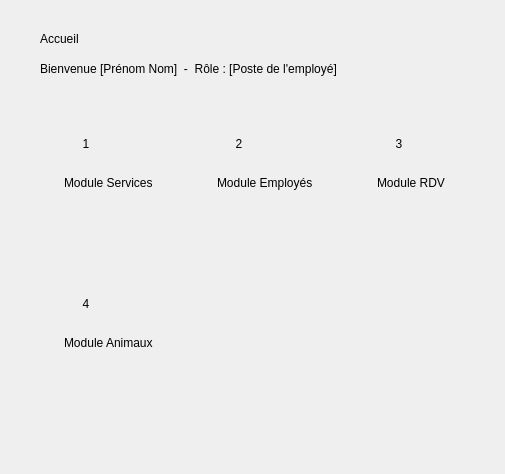
             <widget class="QWidget" name="widgetContenuAccueil">
              <layout class="QVBoxLayout" name="verticalLayoutContenu">
               <property name="spacing">
                <number>16</number>
               </property>
               <property name="leftMargin">
                <number>40</number>
               </property>
               <property name="topMargin">
                <number>32</number>
               </property>
               <property name="rightMargin">
                <number>40</number>
               </property>
               <property name="bottomMargin">
                <number>32</number>
               </property>
               <item>
                <widget class="QLabel" name="labelAccueil">
                 <property name="text">
                  <string>Accueil</string>
                 </property>
                </widget>
               </item>
               <item>
                <widget class="QLabel" name="labelBienvenue">
                 <property name="text">
                  <string>Bienvenue [Prénom Nom]  -  Rôle : [Poste de l'employé]</string>
                 </property>
                </widget>
               </item>
               <item>
                <spacer name="spacerApresBienvenue">
                 <property name="orientation">
                  <enum>Qt::Orientation::Vertical</enum>
                 </property>
                 <property name="sizeType">
                  <enum>QSizePolicy::Policy::Fixed</enum>
                 </property>
                 <property name="sizeHint" stdset="0">
                  <size>
                   <width>20</width>
                   <height>10</height>
                  </size>
                 </property>
                </spacer>
               </item>
               <item>
                <layout class="QGridLayout" name="gridLayoutModules">
                 <property name="horizontalSpacing">
                  <number>20</number>
                 </property>
                 <property name="verticalSpacing">
                  <number>20</number>
                 </property>
                 <item row="0" column="0">
                  <widget class="QFrame" name="cardService">
                   <property name="minimumSize">
                    <size>
                     <width>0</width>
                     <height>140</height>
                    </size>
                   </property>
                   <layout class="QHBoxLayout" name="horizontalLayoutCardService">
                    <property name="spacing">
                     <number>0</number>
                    </property>
                    <property name="leftMargin">
                     <number>0</number>
                    </property>
                    <property name="topMargin">
                     <number>0</number>
                    </property>
                    <property name="rightMargin">
                     <number>0</number>
                    </property>
                    <property name="bottomMargin">
                     <number>0</number>
                    </property>
                    <item>
                     <widget class="QFrame" name="accentService">
                      <property name="minimumSize">
                       <size>
                        <width>4</width>
                        <height>0</height>
                       </size>
                      </property>
                      <property name="maximumSize">
                       <size>
                        <width>4</width>
                        <height>16777215</height>
                       </size>
                      </property>
                     </widget>
                    </item>
                    <item>
                     <layout class="QVBoxLayout" name="verticalLayoutCardServiceBody">
                      <property name="spacing">
                       <number>10</number>
                      </property>
                      <property name="leftMargin">
                       <number>20</number>
                      </property>
                      <property name="topMargin">
                       <number>20</number>
                      </property>
                      <property name="rightMargin">
                       <number>20</number>
                      </property>
                      <property name="bottomMargin">
                       <number>20</number>
                      </property>
                      <item>
                       <widget class="QLabel" name="badgeService">
                        <property name="minimumSize">
                         <size>
                          <width>44</width>
                          <height>44</height>
                         </size>
                        </property>
                        <property name="maximumSize">
                         <size>
                          <width>44</width>
                          <height>44</height>
                         </size>
                        </property>
                        <property name="text">
                         <string>1</string>
                        </property>
                        <property name="alignment">
                         <set>Qt::AlignmentFlag::AlignCenter</set>
                        </property>
                       </widget>
                      </item>
                      <item>
                       <widget class="QLabel" name="titleService">
                        <property name="text">
                         <string>Module Services</string>
                        </property>
                       </widget>
                      </item>
                      <item>
                       <spacer name="spacerCardService">
                        <property name="orientation">
                         <enum>Qt::Orientation::Vertical</enum>
                        </property>
                        <property name="sizeHint" stdset="0">
                         <size>
                          <width>20</width>
                          <height>10</height>
                         </size>
                        </property>
                       </spacer>
                      </item>
                     </layout>
                    </item>
                   </layout>
                  </widget>
                 </item>
                 <item row="0" column="1">
                  <widget class="QFrame" name="cardEmployes">
                   <property name="minimumSize">
                    <size>
                     <width>0</width>
                     <height>140</height>
                    </size>
                   </property>
                   <layout class="QHBoxLayout" name="horizontalLayoutCardEmployes">
                    <property name="spacing">
                     <number>0</number>
                    </property>
                    <property name="leftMargin">
                     <number>0</number>
                    </property>
                    <property name="topMargin">
                     <number>0</number>
                    </property>
                    <property name="rightMargin">
                     <number>0</number>
                    </property>
                    <property name="bottomMargin">
                     <number>0</number>
                    </property>
                    <item>
                     <widget class="QFrame" name="accentEmployes">
                      <property name="minimumSize">
                       <size>
                        <width>4</width>
                        <height>0</height>
                       </size>
                      </property>
                      <property name="maximumSize">
                       <size>
                        <width>4</width>
                        <height>16777215</height>
                       </size>
                      </property>
                     </widget>
                    </item>
                    <item>
                     <layout class="QVBoxLayout" name="verticalLayoutCardEmployesBody">
                      <property name="spacing">
                       <number>10</number>
                      </property>
                      <property name="leftMargin">
                       <number>20</number>
                      </property>
                      <property name="topMargin">
                       <number>20</number>
                      </property>
                      <property name="rightMargin">
                       <number>20</number>
                      </property>
                      <property name="bottomMargin">
                       <number>20</number>
                      </property>
                      <item>
                       <widget class="QLabel" name="badgeEmployes">
                        <property name="minimumSize">
                         <size>
                          <width>44</width>
                          <height>44</height>
                         </size>
                        </property>
                        <property name="maximumSize">
                         <size>
                          <width>44</width>
                          <height>44</height>
                         </size>
                        </property>
                        <property name="text">
                         <string>2</string>
                        </property>
                        <property name="alignment">
                         <set>Qt::AlignmentFlag::AlignCenter</set>
                        </property>
                       </widget>
                      </item>
                      <item>
                       <widget class="QLabel" name="titleEmployes">
                        <property name="text">
                         <string>Module Employés</string>
                        </property>
                       </widget>
                      </item>
                      <item>
                       <spacer name="spacerCardEmployes">
                        <property name="orientation">
                         <enum>Qt::Orientation::Vertical</enum>
                        </property>
                        <property name="sizeHint" stdset="0">
                         <size>
                          <width>20</width>
                          <height>10</height>
                         </size>
                        </property>
                       </spacer>
                      </item>
                     </layout>
                    </item>
                   </layout>
                  </widget>
                 </item>
                 <item row="0" column="2">
                  <widget class="QFrame" name="cardRDV">
                   <property name="minimumSize">
                    <size>
                     <width>0</width>
                     <height>140</height>
                    </size>
                   </property>
                   <layout class="QHBoxLayout" name="horizontalLayoutCardRDV">
                    <property name="spacing">
                     <number>0</number>
                    </property>
                    <property name="leftMargin">
                     <number>0</number>
                    </property>
                    <property name="topMargin">
                     <number>0</number>
                    </property>
                    <property name="rightMargin">
                     <number>0</number>
                    </property>
                    <property name="bottomMargin">
                     <number>0</number>
                    </property>
                    <item>
                     <widget class="QFrame" name="accentRDV">
                      <property name="minimumSize">
                       <size>
                        <width>4</width>
                        <height>0</height>
                       </size>
                      </property>
                      <property name="maximumSize">
                       <size>
                        <width>4</width>
                        <height>16777215</height>
                       </size>
                      </property>
                     </widget>
                    </item>
                    <item>
                     <layout class="QVBoxLayout" name="verticalLayoutCardRDVBody">
                      <property name="spacing">
                       <number>10</number>
                      </property>
                      <property name="leftMargin">
                       <number>20</number>
                      </property>
                      <property name="topMargin">
                       <number>20</number>
                      </property>
                      <property name="rightMargin">
                       <number>20</number>
                      </property>
                      <property name="bottomMargin">
                       <number>20</number>
                      </property>
                      <item>
                       <widget class="QLabel" name="badgeRDV">
                        <property name="minimumSize">
                         <size>
                          <width>44</width>
                          <height>44</height>
                         </size>
                        </property>
                        <property name="maximumSize">
                         <size>
                          <width>44</width>
                          <height>44</height>
                         </size>
                        </property>
                        <property name="text">
                         <string>3</string>
                        </property>
                        <property name="alignment">
                         <set>Qt::AlignmentFlag::AlignCenter</set>
                        </property>
                       </widget>
                      </item>
                      <item>
                       <widget class="QLabel" name="titleRDV">
                        <property name="text">
                         <string>Module RDV</string>
                        </property>
                       </widget>
                      </item>
                      <item>
                       <spacer name="spacerCardRDV">
                        <property name="orientation">
                         <enum>Qt::Orientation::Vertical</enum>
                        </property>
                        <property name="sizeHint" stdset="0">
                         <size>
                          <width>20</width>
                          <height>10</height>
                         </size>
                        </property>
                       </spacer>
                      </item>
                     </layout>
                    </item>
                   </layout>
                  </widget>
                 </item>
                 <item row="1" column="0">
                  <widget class="QFrame" name="cardAnimaux">
                   <property name="minimumSize">
                    <size>
                     <width>0</width>
                     <height>140</height>
                    </size>
                   </property>
                   <layout class="QHBoxLayout" name="horizontalLayoutCardAnimaux">
                    <property name="spacing">
                     <number>0</number>
                    </property>
                    <property name="leftMargin">
                     <number>0</number>
                    </property>
                    <property name="topMargin">
                     <number>0</number>
                    </property>
                    <property name="rightMargin">
                     <number>0</number>
                    </property>
                    <property name="bottomMargin">
                     <number>0</number>
                    </property>
                    <item>
                     <widget class="QFrame" name="accentAnimaux">
                      <property name="minimumSize">
                       <size>
                        <width>4</width>
                        <height>0</height>
                       </size>
                      </property>
                      <property name="maximumSize">
                       <size>
                        <width>4</width>
                        <height>16777215</height>
                       </size>
                      </property>
                     </widget>
                    </item>
                    <item>
                     <layout class="QVBoxLayout" name="verticalLayoutCardAnimauxBody">
                      <property name="spacing">
                       <number>10</number>
                      </property>
                      <property name="leftMargin">
                       <number>20</number>
                      </property>
                      <property name="topMargin">
                       <number>20</number>
                      </property>
                      <property name="rightMargin">
                       <number>20</number>
                      </property>
                      <property name="bottomMargin">
                       <number>20</number>
                      </property>
                      <item>
                       <widget class="QLabel" name="badgeAnimaux">
                        <property name="minimumSize">
                         <size>
                          <width>44</width>
                          <height>44</height>
                         </size>
                        </property>
                        <property name="maximumSize">
                         <size>
                          <width>44</width>
                          <height>44</height>
                         </size>
                        </property>
                        <property name="text">
                         <string>4</string>
                        </property>
                        <property name="alignment">
                         <set>Qt::AlignmentFlag::AlignCenter</set>
                        </property>
                       </widget>
                      </item>
                      <item>
                       <widget class="QLabel" name="titleAnimaux">
                        <property name="text">
                         <string>Module Animaux</string>
                        </property>
                       </widget>
                      </item>
                      <item>
                       <spacer name="spacerCardAnimaux">
                        <property name="orientation">
                         <enum>Qt::Orientation::Vertical</enum>
                        </property>
                        <property name="sizeHint" stdset="0">
                         <size>
                          <width>20</width>
                          <height>10</height>
                         </size>
                        </property>
                       </spacer>
                      </item>
                     </layout>
                    </item>
                   </layout>
                  </widget>
                 </item>
                </layout>
               </item>
               <item>
                <spacer name="spacerBasContenu">
                 <property name="orientation">
                  <enum>Qt::Orientation::Vertical</enum>
                 </property>
                 <property name="sizeHint" stdset="0">
                  <size>
                   <width>20</width>
                   <height>40</height>
                  </size>
                 </property>
                </spacer>
               </item>
              </layout>
             </widget>
